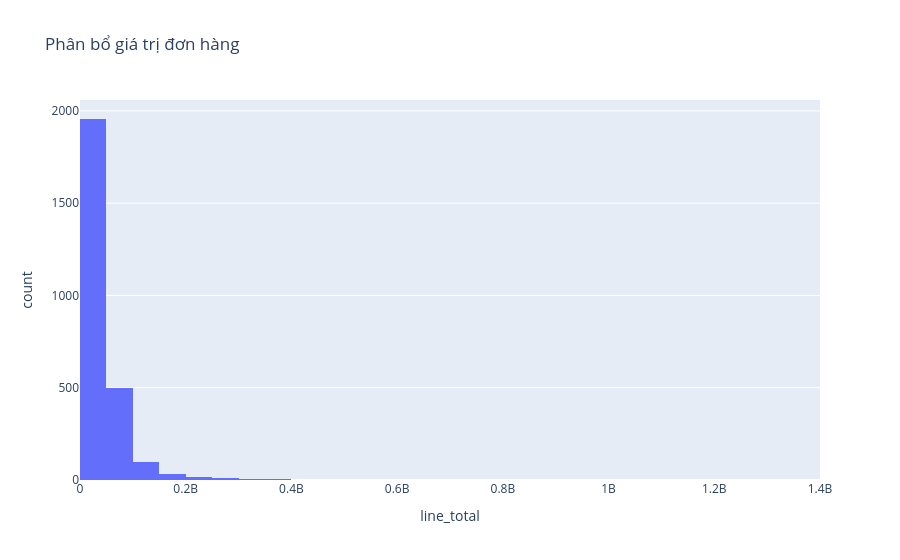

Notebook cell for this chart:
### Code cell
os = fact_sales_clean.groupby('so_number')['line_total'].sum().reset_index()
fig = px.histogram(os, x='line_total', nbins=50, title='Phân bổ giá trị đơn hàng')
fig.show()

### Figure 1 — Plotly figure (JSON) as saved in the notebook; plotly's stock layout.template omitted (floating-point values rounded to 4 significant figures; data arrays with more than 128 entries replaced by an {"elided": "..."} marker saying what was removed)
{"data": [{"bingroup": "x", "hovertemplate": "line_total=%{x}<br>count=%{y}<extra></extra>", "legendgroup": "", "marker": {"color": "#636efa", "pattern": {"shape": ""}}, "name": "", "nbinsx": 50, "orientation": "v", "showlegend": false, "type": "histogram", "x": {"elided": "2629 int values"}, "xaxis": "x", "yaxis": "y"}], "layout": {"barmode": "relative", "legend": {"tracegroupgap": 0}, "title": {"text": "Phân bổ giá trị đơn hàng"}, "xaxis": {"anchor": "y", "domain": [0.0, 1.0], "title": {"text": "line_total"}}, "yaxis": {"anchor": "x", "domain": [0.0, 1.0], "title": {"text": "count"}}}}
